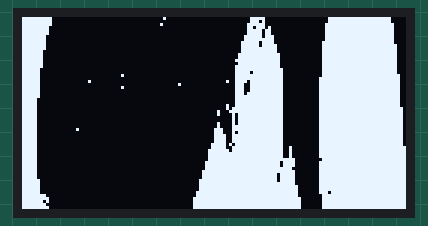
This sketch was run on a simulated Arduino Uno, built with avr-gcc and run on an emulated ATmega328P. Parts: 128×64 one-colour display.

Above: at 0.1 s.

The sketch:

ejemploAkrila.ino
```cpp
#include <Wire.h>
#include <Adafruit_GFX.h>
#include <Adafruit_SSD1306.h>

#define SCREEN_WIDTH 128
#define SCREEN_HEIGHT 64
#define OLED_RESET -1
Adafruit_SSD1306 pantallita(SCREEN_WIDTH, SCREEN_HEIGHT, &Wire, OLED_RESET);

int contador = 0;

const unsigned char akrilla [] PROGMEM = {
  // 'akrilla', 128x64px
0xff, 0xc0, 0x00, 0x00, 0x00, 0x01, 0x00, 0x00, 0x00, 0x0f, 0x80, 0x00, 0x03, 0xff, 0xff, 0xe0,
0xff, 0xc0, 0x00, 0x00, 0x00, 0x00, 0x00, 0x00, 0x00, 0x0e, 0x80, 0x00, 0x03, 0xff, 0xff, 0xe0,
0xff, 0xc0, 0x00, 0x00, 0x00, 0x02, 0x00, 0x00, 0x00, 0x1f, 0x80, 0x00, 0x07, 0xff, 0xff, 0xf0,
0xff, 0x80, 0x00, 0x00, 0x00, 0x00, 0x00, 0x00, 0x00, 0x1b, 0xa0, 0x00, 0x07, 0xff, 0xff, 0xf0,
0xff, 0x80, 0x00, 0x00, 0x00, 0x00, 0x00, 0x00, 0x00, 0x1f, 0x60, 0x00, 0x07, 0xff, 0xff, 0xf0,
0xff, 0x80, 0x00, 0x00, 0x00, 0x00, 0x00, 0x00, 0x00, 0x1f, 0x60, 0x00, 0x07, 0xff, 0xff, 0xf0,
0xff, 0x00, 0x00, 0x00, 0x00, 0x00, 0x00, 0x00, 0x00, 0x3f, 0x70, 0x00, 0x07, 0xff, 0xff, 0xf0,
0xff, 0x00, 0x00, 0x00, 0x00, 0x00, 0x00, 0x00, 0x00, 0x3f, 0xf0, 0x00, 0x07, 0xff, 0xff, 0xf0,
0xff, 0x00, 0x00, 0x00, 0x00, 0x00, 0x00, 0x00, 0x00, 0x7e, 0xf0, 0x00, 0x0f, 0xff, 0xff, 0xf0,
0xff, 0x00, 0x00, 0x00, 0x00, 0x00, 0x00, 0x00, 0x00, 0x7e, 0xf8, 0x00, 0x0f, 0xff, 0xff, 0xf8,
0xff, 0x00, 0x00, 0x00, 0x00, 0x00, 0x00, 0x00, 0x00, 0x7f, 0xf8, 0x00, 0x0f, 0xff, 0xff, 0xf8,
0xfe, 0x00, 0x00, 0x00, 0x00, 0x00, 0x00, 0x00, 0x00, 0x7f, 0xf8, 0x00, 0x0f, 0xff, 0xff, 0xf8,
0xfe, 0x00, 0x00, 0x00, 0x00, 0x00, 0x00, 0x00, 0x00, 0xff, 0xfc, 0x00, 0x0f, 0xff, 0xff, 0xf8,
0xfe, 0x00, 0x00, 0x00, 0x00, 0x00, 0x00, 0x00, 0x00, 0xff, 0xfc, 0x00, 0x0f, 0xff, 0xff, 0xf8,
0xfe, 0x00, 0x00, 0x00, 0x00, 0x00, 0x00, 0x00, 0x01, 0xff, 0xfc, 0x00, 0x0f, 0xff, 0xff, 0xf8,
0xfe, 0x00, 0x00, 0x00, 0x00, 0x00, 0x00, 0x00, 0x00, 0xff, 0xfc, 0x00, 0x0f, 0xff, 0xff, 0xf8,
0xfe, 0x00, 0x00, 0x00, 0x00, 0x00, 0x00, 0x00, 0x01, 0xff, 0xfc, 0x00, 0x0f, 0xff, 0xff, 0xf8,
0xfc, 0x00, 0x00, 0x00, 0x00, 0x00, 0x00, 0x00, 0x01, 0xff, 0xfe, 0x00, 0x0f, 0xff, 0xff, 0xf8,
0xfc, 0x00, 0x00, 0x00, 0x00, 0x00, 0x00, 0x00, 0x01, 0xf7, 0xfe, 0x00, 0x0f, 0xff, 0xff, 0xf8,
0xfc, 0x00, 0x00, 0x00, 0x40, 0x00, 0x00, 0x00, 0x01, 0xff, 0xfe, 0x00, 0x0f, 0xff, 0xff, 0xfc,
0xfc, 0x00, 0x00, 0x00, 0x00, 0x00, 0x00, 0x00, 0x01, 0xff, 0xfe, 0x00, 0x1f, 0xff, 0xff, 0xfc,
0xfc, 0x00, 0x02, 0x00, 0x00, 0x00, 0x00, 0x00, 0x09, 0xef, 0xfe, 0x00, 0x1f, 0xff, 0xff, 0xfc,
0xfc, 0x00, 0x00, 0x00, 0x00, 0x00, 0x08, 0x00, 0x01, 0xcf, 0xfe, 0x00, 0x1f, 0xff, 0xff, 0xfc,
0xfc, 0x00, 0x00, 0x00, 0x40, 0x00, 0x00, 0x00, 0x01, 0xcf, 0xfe, 0x00, 0x1f, 0xff, 0xff, 0xfc,
0xfc, 0x00, 0x00, 0x00, 0x00, 0x00, 0x00, 0x00, 0x01, 0xcf, 0xfe, 0x00, 0x1f, 0xff, 0xff, 0xfc,
0xfc, 0x00, 0x00, 0x00, 0x00, 0x00, 0x00, 0x00, 0x01, 0xdf, 0xfe, 0x00, 0x1f, 0xff, 0xff, 0xfc,
0xfc, 0x00, 0x00, 0x00, 0x00, 0x00, 0x00, 0x00, 0x01, 0xff, 0xfe, 0x00, 0x1f, 0xff, 0xff, 0xfc,
0xf8, 0x00, 0x00, 0x00, 0x00, 0x00, 0x00, 0x00, 0x01, 0xff, 0xfe, 0x00, 0x1f, 0xff, 0xff, 0xfc,
0xf8, 0x00, 0x00, 0x00, 0x00, 0x00, 0x00, 0x00, 0x01, 0xff, 0xfe, 0x00, 0x1f, 0xff, 0xff, 0xfc,
0xf8, 0x00, 0x00, 0x00, 0x00, 0x00, 0x00, 0x00, 0x09, 0xff, 0xfe, 0x00, 0x1f, 0xff, 0xff, 0xfc,
0xf8, 0x00, 0x00, 0x00, 0x00, 0x00, 0x00, 0x00, 0x0b, 0xff, 0xfe, 0x00, 0x1f, 0xff, 0xff, 0xfe,
0xf8, 0x00, 0x00, 0x00, 0x00, 0x00, 0x00, 0x00, 0x47, 0xff, 0xfe, 0x00, 0x1f, 0xff, 0xff, 0xfe,
0xf8, 0x00, 0x00, 0x00, 0x00, 0x00, 0x00, 0x00, 0x42, 0xff, 0xfe, 0x00, 0x1f, 0xff, 0xff, 0xfe,
0xf8, 0x00, 0x00, 0x00, 0x00, 0x00, 0x00, 0x00, 0x02, 0xff, 0xfe, 0x00, 0x1f, 0xff, 0xff, 0xfe,
0xf8, 0x00, 0x00, 0x00, 0x00, 0x00, 0x00, 0x00, 0x02, 0xff, 0xfe, 0x00, 0x1f, 0xff, 0xff, 0xfe,
0xf8, 0x00, 0x00, 0x00, 0x00, 0x00, 0x00, 0x00, 0x42, 0xff, 0xfe, 0x00, 0x1f, 0xff, 0xff, 0xfe,
0xf8, 0x00, 0x00, 0x00, 0x00, 0x00, 0x00, 0x00, 0x43, 0xff, 0xfe, 0x00, 0x1f, 0xff, 0xff, 0xfe,
0xf8, 0x00, 0x20, 0x00, 0x00, 0x00, 0x00, 0x00, 0xe3, 0xff, 0xfe, 0x00, 0x1f, 0xff, 0xff, 0xfe,
0xf8, 0x00, 0x00, 0x00, 0x00, 0x00, 0x00, 0x00, 0xe2, 0xff, 0xfe, 0x00, 0x1f, 0xff, 0xff, 0xfe,
0xf8, 0x00, 0x00, 0x00, 0x00, 0x00, 0x00, 0x00, 0xf3, 0xff, 0xfe, 0x00, 0x1f, 0xff, 0xff, 0xfe,
0xf8, 0x00, 0x00, 0x00, 0x00, 0x00, 0x00, 0x00, 0xf3, 0xff, 0xfe, 0x00, 0x1f, 0xff, 0xff, 0xfe,
0xf8, 0x00, 0x00, 0x00, 0x00, 0x00, 0x00, 0x00, 0xf3, 0xff, 0xfe, 0x00, 0x1f, 0xff, 0xff, 0xfe,
0xf8, 0x00, 0x00, 0x00, 0x00, 0x00, 0x00, 0x01, 0xf5, 0xff, 0xfe, 0x00, 0x1f, 0xff, 0xff, 0xfe,
0xf8, 0x00, 0x00, 0x00, 0x00, 0x00, 0x00, 0x01, 0xf3, 0xff, 0xfe, 0x40, 0x1f, 0xff, 0xff, 0xff,
0xf8, 0x00, 0x00, 0x00, 0x00, 0x00, 0x00, 0x03, 0xfb, 0xff, 0xfe, 0x40, 0x1f, 0xff, 0xff, 0xff,
0xf8, 0x00, 0x00, 0x00, 0x00, 0x00, 0x00, 0x03, 0xff, 0xff, 0xfe, 0x40, 0x1f, 0xff, 0xff, 0xff,
0xf8, 0x00, 0x00, 0x00, 0x00, 0x00, 0x00, 0x03, 0xff, 0xff, 0xfe, 0x40, 0x1f, 0xff, 0xff, 0xff,
0xf8, 0x00, 0x00, 0x00, 0x00, 0x00, 0x00, 0x03, 0xff, 0xff, 0xff, 0xe0, 0x0f, 0xff, 0xff, 0xff,
0xf8, 0x00, 0x00, 0x00, 0x00, 0x00, 0x00, 0x07, 0xff, 0xff, 0xfd, 0xe0, 0x1f, 0xff, 0xff, 0xff,
0xf8, 0x00, 0x00, 0x00, 0x00, 0x00, 0x00, 0x07, 0xff, 0xff, 0xfd, 0xe0, 0x1f, 0xff, 0xff, 0xff,
0xf8, 0x00, 0x00, 0x00, 0x00, 0x00, 0x00, 0x07, 0xff, 0xff, 0xff, 0xc0, 0x1f, 0xff, 0xff, 0xff,
0xf8, 0x00, 0x00, 0x00, 0x00, 0x00, 0x00, 0x0f, 0xff, 0xff, 0xff, 0xe0, 0x1f, 0xff, 0xff, 0xff,
0xf8, 0x00, 0x00, 0x00, 0x00, 0x00, 0x00, 0x0f, 0xff, 0xff, 0xfb, 0xe0, 0x1f, 0xff, 0xff, 0xff,
0xf8, 0x00, 0x00, 0x00, 0x00, 0x00, 0x00, 0x0f, 0xff, 0xff, 0xfb, 0xe0, 0x1f, 0xff, 0xff, 0xff,
0xfc, 0x00, 0x00, 0x00, 0x00, 0x00, 0x00, 0x1f, 0xff, 0xff, 0xfb, 0xe0, 0x1f, 0xff, 0xff, 0xff,
0xfc, 0x00, 0x00, 0x00, 0x00, 0x00, 0x00, 0x1f, 0xff, 0xff, 0xff, 0xe0, 0x1f, 0xff, 0xff, 0xff,
0xfc, 0x00, 0x00, 0x00, 0x00, 0x00, 0x00, 0x1f, 0xff, 0xff, 0xff, 0xf0, 0x1f, 0xff, 0xff, 0xff,
0xfc, 0x00, 0x00, 0x00, 0x00, 0x00, 0x00, 0x1f, 0xff, 0xff, 0xff, 0xf0, 0x1f, 0xff, 0xff, 0xff,
0xfc, 0x00, 0x00, 0x00, 0x00, 0x00, 0x00, 0x3f, 0xff, 0xff, 0xff, 0xf0, 0x1d, 0xff, 0xff, 0xff,
0xff, 0x00, 0x00, 0x00, 0x00, 0x00, 0x00, 0x3f, 0xff, 0xff, 0xff, 0xf0, 0x0f, 0xff, 0xff, 0xff,
0xff, 0x80, 0x00, 0x00, 0x00, 0x00, 0x00, 0x7f, 0xff, 0xff, 0xff, 0xf8, 0x0f, 0xff, 0xff, 0xff,
0xfe, 0x80, 0x00, 0x00, 0x00, 0x00, 0x00, 0x7f, 0xff, 0xff, 0xff, 0xf8, 0x0f, 0xff, 0xff, 0xff,
0xff, 0x00, 0x00, 0x00, 0x00, 0x00, 0x00, 0x7f, 0xff, 0xff, 0xff, 0xf8, 0x0f, 0xff, 0xff, 0xff,
0xff, 0x80, 0x00, 0x00, 0x00, 0x00, 0x00, 0x7f, 0xff, 0xff, 0xff, 0xf8, 0x0f, 0xff, 0xff, 0xff
};


void setup() {
  if(!pantallita.begin(SSD1306_SWITCHCAPVCC, 0x3C)) {
    Serial.println(F("No se encontró la pantalla SSD1306"));
    for(;;);
  }
  pantallita.clearDisplay();
  pantallita.setTextColor(SSD1306_WHITE);
}

void loop() {
  pantallita.clearDisplay(); // Limpiamos toda la pantalla
  // pantallita.setTextSize(1); // Tamaño de texto más grande
  // String mensaje = "Contador muy grande matias recomienda j:";
  // int16_t x1, y1;
  // uint16_t w, h;

  // // Medimos el ancho del texto para centrarlo horizontalmente
  // pantallita.getTextBounds(mensaje, 0, 0, &x1, &y1, &w, &h);
  // pantallita.setCursor((SCREEN_WIDTH - w)/2, 0);
  // pantallita.println(mensaje);

  // // Mostramos el número centrado
  // String numero = String(contador);
  // pantallita.getTextBounds(numero, 0, 0, &x1, &y1, &w, &h);
  // pantallita.setCursor((SCREEN_WIDTH - w)/2, 30); // 30 píxeles hacia abajo
  // pantallita.println(numero);

  pantallita.drawBitmap(0, 0, akrilla, 128, 64, WHITE);

  pantallita.display(); // Actualiza la pantalla
  contador++;
  delay(1000);
}
```
